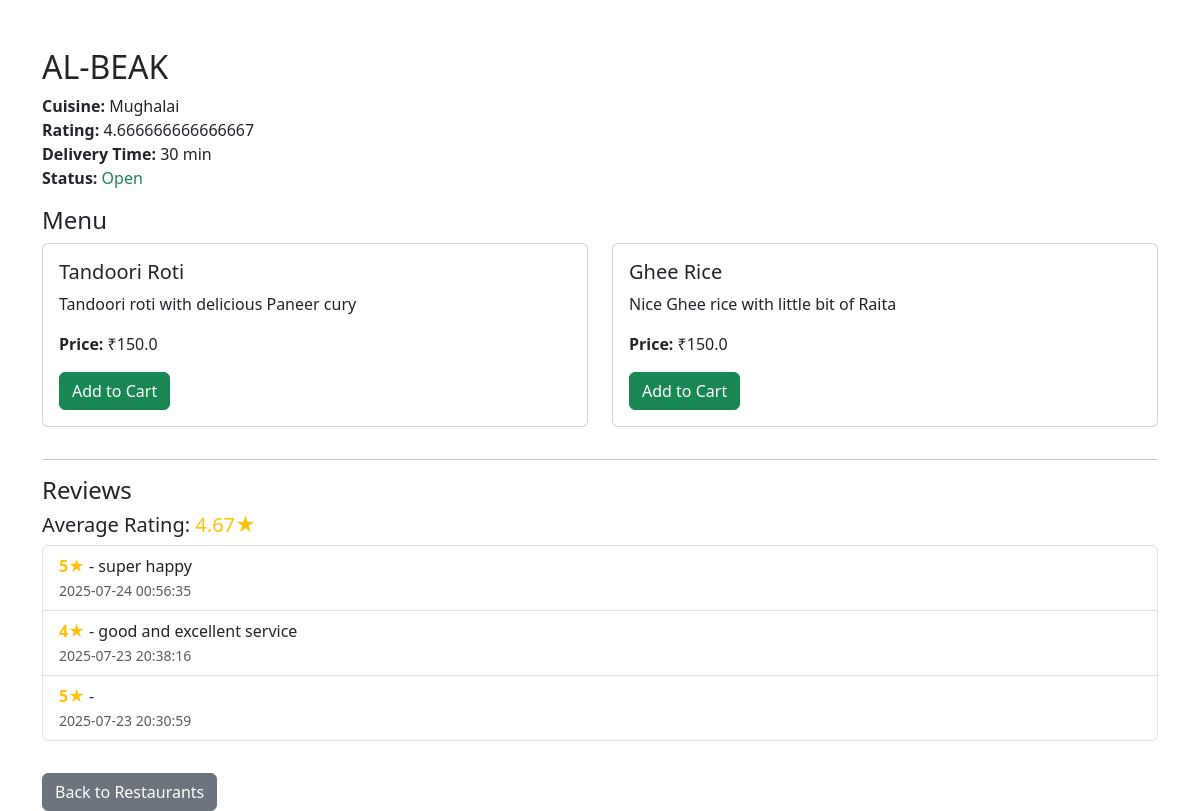
The app's page /restaurant/7 (signed in) with its own data.
### tables this page shows
CREATE TABLE restaurants (
        id INTEGER PRIMARY KEY AUTOINCREMENT,
        name TEXT NOT NULL,
        cuisine TEXT,
        rating REAL DEFAULT 0,
        delivery_time INTEGER,
        thumbnail TEXT,
        is_open INTEGER DEFAULT 1
    );

CREATE TABLE food_items (
        id INTEGER PRIMARY KEY AUTOINCREMENT,
        restaurant_id INTEGER NOT NULL,
        name TEXT NOT NULL,
        price REAL NOT NULL,
        description TEXT,
        image TEXT,
        FOREIGN KEY(restaurant_id) REFERENCES restaurants(id)
    );

CREATE TABLE reviews (
        id INTEGER PRIMARY KEY AUTOINCREMENT,
        user_id INTEGER NOT NULL,
        restaurant_id INTEGER NOT NULL,
        order_id INTEGER NOT NULL,
        rating INTEGER NOT NULL,
        review TEXT,
        timestamp DATETIME DEFAULT CURRENT_TIMESTAMP,
        FOREIGN KEY(user_id) REFERENCES users(id),
        FOREIGN KEY(restaurant_id) REFERENCES restaurants(id),
        FOREIGN KEY(order_id) REFERENCES orders(id)
    );

### routes/user_routes.py (the view)
@user_bp.route('/restaurant/<int:restaurant_id>')
def restaurant_detail(restaurant_id):
    if 'user' not in session:
        return redirect(url_for('user.login'))
    conn = sqlite3.connect('database.db')
    cursor = conn.cursor()
    cursor.execute('SELECT id, name, cuisine, rating, delivery_time, thumbnail, is_open FROM restaurants WHERE id=?', (restaurant_id,))
    restaurant = list(cursor.fetchone())
    today = datetime.datetime.now().strftime('%A')
    now_time = datetime.datetime.now().strftime('%H:%M')
    today_date = datetime.datetime.now().strftime('%Y-%m-%d')
    rid = restaurant[0]
    cursor.execute('SELECT 1 FROM restaurant_holidays WHERE restaurant_id=? AND holiday_date=?', (rid, today_date))
    is_holiday = cursor.fetchone() is not None
    cursor.execute('SELECT open_time, close_time FROM restaurant_hours WHERE restaurant_id=? AND day_of_week=?', (rid, today))
    hours = cursor.fetchone()
    debug_msg = f"[DEBUG] {restaurant[1]} | Day: {today} | Now: {now_time} | Hours: {hours} | Holiday: {is_holiday} | DB is_open: {restaurant[6]}"
    if is_holiday or not hours or not (hours[0] <= now_time <= hours[1]):
        restaurant[6] = 0
        debug_msg += " | Marked Closed"
    else:
        debug_msg += " | Marked Open"
    print(debug_msg)
    cursor.execute('SELECT id, name, price, description, image FROM food_items WHERE restaurant_id=?', (restaurant_id,))
    menu_items = cursor.fetchall()
    cursor.execute('SELECT rating, review, timestamp FROM reviews WHERE restaurant_id=? ORDER BY timestamp DESC', (restaurant_id,))
    reviews = cursor.fetchall()
    avg_rating = None
    if reviews:
        avg_rating = round(sum(r[0] for r in reviews) / len(reviews), 2)
    conn.close()
    return render_template('restaurant_detail.html', restaurant=restaurant, menu_items=menu_items, reviews=reviews, avg_rating=avg_rating)

### templates/restaurant_detail.html (shortened to what this page needs)
<!DOCTYPE html>
<html lang="en">
<head>
    <link rel="stylesheet" href="https://cdn.jsdelivr.net/npm/bootstrap@5.3.0/dist/css/bootstrap.min.css">
</head>
<body>
<div class="container mt-5">
    <h2>{{ restaurant[1] }}</h2>
    <p>
        <strong>Cuisine:</strong> {{ restaurant[2] }}<br>
        <strong>Rating:</strong> {{ restaurant[3] }}<br>
        <strong>Delivery Time:</strong> {{ restaurant[4] }} min<br>
        <strong>Status:</strong> {% if restaurant[6] %}<span class="text-success">Open</span>{% else %}<span class="text-danger">Closed</span>{% endif %}
    </p>
    <h4>Menu</h4>
    <div class="row">
        {% for item in menu_items %}
        <div class="col-md-6 mb-3">
            <div class="card">
                <div class="card-body">
                    <h5 class="card-title">{{ item[1] }}</h5>
                    <p class="card-text">{{ item[3] }}</p>
                    <p class="card-text"><strong>Price:</strong> ₹{{ item[2] }}</p>
                    <form method="post" action="/add_to_cart">
                        <button type="submit" class="btn btn-success" {% if not restaurant[6] %}disabled{% endif %}>Add to Cart</button>
                    </form>
                </div>
            </div>
        </div>
        {% else %}
        <p>No menu items found.</p>
        {% endfor %}
    </div>
    <hr>
    <h4>Reviews</h4>
    {% if avg_rating %}
        <h5>Average Rating: <span class="text-warning">{{ avg_rating }}★</span></h5>
    {% endif %}
    {% if reviews %}
        <ul class="list-group mb-3">
            {% for r in reviews %}
            <li class="list-group-item">
                <strong class="text-warning">{{ r[0] }}★</strong> - {{ r[1] }}<br>
                <small class="text-muted">{{ r[2] }}</small>
            </li>
            {% endfor %}
        </ul>
    {% else %}
        <p>No reviews yet.</p>
    {% endif %}
    <a href="/restaurants" class="btn btn-secondary mt-3">Back to Restaurants</a>
</div>
</body>
</html>

### records on screen
restaurants: name "AL-BEAK", cuisine "Mughalai", rating "4.666666666666667", delivery_time "30"
food_items: name "Tandoori Roti", description "Tandoori roti with delicious Paneer cury", price "150.0"
food_items: name "Ghee Rice", description "Nice Ghee rice with little bit of Raita", price "150.0"
reviews: rating "5", review "super happy", timestamp "2025-07-24 00:56:35"
reviews: rating "4", review "good and excellent service", timestamp "2025-07-23 20:38:16"
reviews: rating "5", timestamp "2025-07-23 20:30:59"

### other values on screen
{{ avg_rating }} "4.67"
